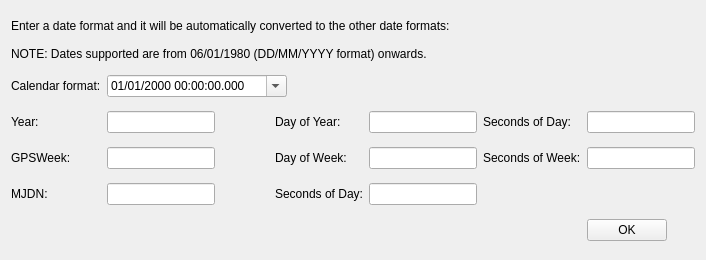
<?xml version="1.0" encoding="UTF-8"?>
<ui version="4.0">
 <class>GNSS_Date_Converter</class>
 <widget class="QWidget" name="GNSS_Date_Converter">
  <property name="geometry">
   <rect>
    <x>0</x>
    <y>0</y>
    <width>706</width>
    <height>260</height>
   </rect>
  </property>
  <property name="sizePolicy">
   <sizepolicy hsizetype="Fixed" vsizetype="Fixed">
    <horstretch>0</horstretch>
    <verstretch>0</verstretch>
   </sizepolicy>
  </property>
  <property name="minimumSize">
   <size>
    <width>706</width>
    <height>260</height>
   </size>
  </property>
  <property name="maximumSize">
   <size>
    <width>706</width>
    <height>260</height>
   </size>
  </property>
  <property name="windowTitle">
   <string>GNSS Date Converter</string>
  </property>
  <layout class="QGridLayout" name="gridLayout">
   <item row="5" column="4">
    <widget class="QLineEdit" name="lineEditDateConverterSoD_MJDN">
     <property name="sizePolicy">
      <sizepolicy hsizetype="Fixed" vsizetype="Fixed">
       <horstretch>0</horstretch>
       <verstretch>0</verstretch>
      </sizepolicy>
     </property>
     <property name="styleSheet">
      <string notr="true">color: rgb(0, 0, 0);</string>
     </property>
     <property name="clearButtonEnabled">
      <bool>true</bool>
     </property>
    </widget>
   </item>
   <item row="2" column="0">
    <widget class="QLabel" name="label_2">
     <property name="toolTip">
      <string>Enter date in calendar format (DD/MM/YYYY HH:MM:SS.zzz). &quot;zzz&quot; stands for milliseconds.</string>
     </property>
     <property name="styleSheet">
      <string notr="true">color: rgb(0, 0, 0);</string>
     </property>
     <property name="text">
      <string>Calendar format:</string>
     </property>
    </widget>
   </item>
   <item row="4" column="1">
    <widget class="QLineEdit" name="lineEditDateConverterGPSWeek">
     <property name="sizePolicy">
      <sizepolicy hsizetype="Fixed" vsizetype="Fixed">
       <horstretch>0</horstretch>
       <verstretch>0</verstretch>
      </sizepolicy>
     </property>
     <property name="styleSheet">
      <string notr="true">color: rgb(0, 0, 0);</string>
     </property>
     <property name="clearButtonEnabled">
      <bool>true</bool>
     </property>
    </widget>
   </item>
   <item row="3" column="1">
    <widget class="QLineEdit" name="lineEditDateConverterYear">
     <property name="sizePolicy">
      <sizepolicy hsizetype="Fixed" vsizetype="Fixed">
       <horstretch>0</horstretch>
       <verstretch>0</verstretch>
      </sizepolicy>
     </property>
     <property name="styleSheet">
      <string notr="true">color: rgb(0, 0, 0);</string>
     </property>
     <property name="clearButtonEnabled">
      <bool>true</bool>
     </property>
    </widget>
   </item>
   <item row="5" column="1">
    <widget class="QLineEdit" name="lineEditDateConverterMJDN">
     <property name="sizePolicy">
      <sizepolicy hsizetype="Fixed" vsizetype="Fixed">
       <horstretch>0</horstretch>
       <verstretch>0</verstretch>
      </sizepolicy>
     </property>
     <property name="styleSheet">
      <string notr="true">color: rgb(0, 0, 0);</string>
     </property>
     <property name="clearButtonEnabled">
      <bool>true</bool>
     </property>
    </widget>
   </item>
   <item row="3" column="0">
    <widget class="QLabel" name="label">
     <property name="sizePolicy">
      <sizepolicy hsizetype="Preferred" vsizetype="Preferred">
       <horstretch>0</horstretch>
       <verstretch>0</verstretch>
      </sizepolicy>
     </property>
     <property name="toolTip">
      <string>Year (in calendar format).</string>
     </property>
     <property name="styleSheet">
      <string notr="true">color: rgb(0, 0, 0);</string>
     </property>
     <property name="text">
      <string>Year:</string>
     </property>
    </widget>
   </item>
   <item row="3" column="4">
    <widget class="QLineEdit" name="lineEditDateConverterDoY">
     <property name="sizePolicy">
      <sizepolicy hsizetype="Fixed" vsizetype="Fixed">
       <horstretch>0</horstretch>
       <verstretch>0</verstretch>
      </sizepolicy>
     </property>
     <property name="styleSheet">
      <string notr="true">color: rgb(0, 0, 0);</string>
     </property>
     <property name="clearButtonEnabled">
      <bool>true</bool>
     </property>
    </widget>
   </item>
   <item row="3" column="3">
    <widget class="QLabel" name="label_3">
     <property name="sizePolicy">
      <sizepolicy hsizetype="Preferred" vsizetype="Preferred">
       <horstretch>0</horstretch>
       <verstretch>0</verstretch>
      </sizepolicy>
     </property>
     <property name="toolTip">
      <string>Day of Year. Range is [1 to 366].</string>
     </property>
     <property name="styleSheet">
      <string notr="true">color: rgb(0, 0, 0);</string>
     </property>
     <property name="text">
      <string>Day of Year:</string>
     </property>
    </widget>
   </item>
   <item row="3" column="5">
    <widget class="QLabel" name="label_4">
     <property name="sizePolicy">
      <sizepolicy hsizetype="Preferred" vsizetype="Preferred">
       <horstretch>0</horstretch>
       <verstretch>0</verstretch>
      </sizepolicy>
     </property>
     <property name="toolTip">
      <string>Seconds of day. Range is [0 to 86400).</string>
     </property>
     <property name="styleSheet">
      <string notr="true">color: rgb(0, 0, 0);</string>
     </property>
     <property name="text">
      <string>Seconds of Day:</string>
     </property>
    </widget>
   </item>
   <item row="4" column="0">
    <widget class="QLabel" name="label_6">
     <property name="sizePolicy">
      <sizepolicy hsizetype="Preferred" vsizetype="Preferred">
       <horstretch>0</horstretch>
       <verstretch>0</verstretch>
      </sizepolicy>
     </property>
     <property name="toolTip">
      <string>GPS week number (without rollover). The GPS week starts on the 6&lt;sup&gt;th&lt;/sup&gt; of January of 1980. </string>
     </property>
     <property name="styleSheet">
      <string notr="true">color: rgb(0, 0, 0);</string>
     </property>
     <property name="text">
      <string>GPSWeek:</string>
     </property>
    </widget>
   </item>
   <item row="4" column="5">
    <widget class="QLabel" name="label_8">
     <property name="sizePolicy">
      <sizepolicy hsizetype="Preferred" vsizetype="Preferred">
       <horstretch>0</horstretch>
       <verstretch>0</verstretch>
      </sizepolicy>
     </property>
     <property name="toolTip">
      <string>Seconds of Week, starting on Sunday. Range is [0-604800).</string>
     </property>
     <property name="styleSheet">
      <string notr="true">color: rgb(0, 0, 0);</string>
     </property>
     <property name="text">
      <string>Seconds of Week:</string>
     </property>
    </widget>
   </item>
   <item row="3" column="6">
    <widget class="QLineEdit" name="lineEditDateConverterSoD">
     <property name="sizePolicy">
      <sizepolicy hsizetype="Fixed" vsizetype="Fixed">
       <horstretch>0</horstretch>
       <verstretch>0</verstretch>
      </sizepolicy>
     </property>
     <property name="styleSheet">
      <string notr="true">color: rgb(0, 0, 0);</string>
     </property>
     <property name="clearButtonEnabled">
      <bool>true</bool>
     </property>
    </widget>
   </item>
   <item row="4" column="4">
    <widget class="QLineEdit" name="lineEditDateConverterDoW">
     <property name="sizePolicy">
      <sizepolicy hsizetype="Fixed" vsizetype="Fixed">
       <horstretch>0</horstretch>
       <verstretch>0</verstretch>
      </sizepolicy>
     </property>
     <property name="styleSheet">
      <string notr="true">color: rgb(0, 0, 0);</string>
     </property>
     <property name="clearButtonEnabled">
      <bool>true</bool>
     </property>
    </widget>
   </item>
   <item row="4" column="3">
    <widget class="QLabel" name="label_7">
     <property name="sizePolicy">
      <sizepolicy hsizetype="Preferred" vsizetype="Preferred">
       <horstretch>0</horstretch>
       <verstretch>0</verstretch>
      </sizepolicy>
     </property>
     <property name="toolTip">
      <string>Day of week, starting on Sunday. Range is [0-6]. Day 0 is Sunday.</string>
     </property>
     <property name="styleSheet">
      <string notr="true">color: rgb(0, 0, 0);</string>
     </property>
     <property name="text">
      <string>Day of Week:</string>
     </property>
    </widget>
   </item>
   <item row="5" column="0">
    <widget class="QLabel" name="label_9">
     <property name="sizePolicy">
      <sizepolicy hsizetype="Preferred" vsizetype="Preferred">
       <horstretch>0</horstretch>
       <verstretch>0</verstretch>
      </sizepolicy>
     </property>
     <property name="toolTip">
      <string>Modified Julian Day Number (MJDN). &lt;br&gt;&lt;br&gt;The Julian day is a continuous count of days since midday January 14713 BC.&lt;br&gt;&lt;br&gt;The modified Julian day is the Julian Day - 2400000.5. The &quot;0.5&quot; offset is to make the MJDN start at midnight instead of at midday. The modified Julian day also allows managing smaller numbers.&lt;br&gt;</string>
     </property>
     <property name="styleSheet">
      <string notr="true">color: rgb(0, 0, 0);</string>
     </property>
     <property name="text">
      <string>MJDN:</string>
     </property>
    </widget>
   </item>
   <item row="5" column="3">
    <widget class="QLabel" name="label_10">
     <property name="sizePolicy">
      <sizepolicy hsizetype="Preferred" vsizetype="Preferred">
       <horstretch>0</horstretch>
       <verstretch>0</verstretch>
      </sizepolicy>
     </property>
     <property name="toolTip">
      <string>Seconds of day. Range is [0 to 86400).</string>
     </property>
     <property name="styleSheet">
      <string notr="true">color: rgb(0, 0, 0);</string>
     </property>
     <property name="text">
      <string>Seconds of Day:</string>
     </property>
    </widget>
   </item>
   <item row="4" column="6">
    <widget class="QLineEdit" name="lineEditDateConverterSoW">
     <property name="sizePolicy">
      <sizepolicy hsizetype="Fixed" vsizetype="Fixed">
       <horstretch>0</horstretch>
       <verstretch>0</verstretch>
      </sizepolicy>
     </property>
     <property name="styleSheet">
      <string notr="true">color: rgb(0, 0, 0);</string>
     </property>
     <property name="clearButtonEnabled">
      <bool>true</bool>
     </property>
    </widget>
   </item>
   <item row="2" column="1" colspan="3">
    <widget class="QFrame" name="frame">
     <property name="sizePolicy">
      <sizepolicy hsizetype="Minimum" vsizetype="Fixed">
       <horstretch>0</horstretch>
       <verstretch>0</verstretch>
      </sizepolicy>
     </property>
     <property name="maximumSize">
      <size>
       <width>180</width>
       <height>16777215</height>
      </size>
     </property>
     <property name="frameShape">
      <enum>QFrame::NoFrame</enum>
     </property>
     <property name="frameShadow">
      <enum>QFrame::Raised</enum>
     </property>
     <layout class="QGridLayout" name="gridLayout_2">
      <property name="leftMargin">
       <number>0</number>
      </property>
      <property name="topMargin">
       <number>0</number>
      </property>
      <property name="rightMargin">
       <number>0</number>
      </property>
      <property name="bottomMargin">
       <number>0</number>
      </property>
      <item row="0" column="0">
       <widget class="QDateTimeEdit" name="dateTimeEditDateConverterCalendar">
        <property name="sizePolicy">
         <sizepolicy hsizetype="Fixed" vsizetype="Fixed">
          <horstretch>0</horstretch>
          <verstretch>0</verstretch>
         </sizepolicy>
        </property>
        <property name="minimumSize">
         <size>
          <width>180</width>
          <height>0</height>
         </size>
        </property>
        <property name="styleSheet">
         <string notr="true">color: rgb(0, 0, 0);</string>
        </property>
        <property name="minimumDate">
         <date>
          <year>1980</year>
          <month>1</month>
          <day>6</day>
         </date>
        </property>
        <property name="displayFormat">
         <string>dd/MM/yyyy HH:mm:ss.zzz</string>
        </property>
        <property name="calendarPopup">
         <bool>true</bool>
        </property>
       </widget>
      </item>
     </layout>
    </widget>
   </item>
   <item row="6" column="6">
    <widget class="QPushButton" name="pushButtonDateConverterOk">
     <property name="sizePolicy">
      <sizepolicy hsizetype="Fixed" vsizetype="Fixed">
       <horstretch>0</horstretch>
       <verstretch>0</verstretch>
      </sizepolicy>
     </property>
     <property name="styleSheet">
      <string notr="true">color: rgb(0, 0, 0);</string>
     </property>
     <property name="text">
      <string>OK</string>
     </property>
    </widget>
   </item>
   <item row="0" column="0" colspan="6">
    <widget class="QLabel" name="label_5">
     <property name="sizePolicy">
      <sizepolicy hsizetype="Preferred" vsizetype="Fixed">
       <horstretch>0</horstretch>
       <verstretch>0</verstretch>
      </sizepolicy>
     </property>
     <property name="styleSheet">
      <string notr="true">color: rgb(0, 0, 0);</string>
     </property>
     <property name="text">
      <string>Enter a date format and it will be automatically converted to the other date formats:</string>
     </property>
    </widget>
   </item>
   <item row="1" column="0" colspan="7">
    <widget class="QLabel" name="label_11">
     <property name="sizePolicy">
      <sizepolicy hsizetype="Fixed" vsizetype="Fixed">
       <horstretch>0</horstretch>
       <verstretch>0</verstretch>
      </sizepolicy>
     </property>
     <property name="styleSheet">
      <string notr="true">color: rgb(0, 0, 0);</string>
     </property>
     <property name="text">
      <string>NOTE: Dates supported are from 06/01/1980 (DD/MM/YYYY format) onwards.</string>
     </property>
    </widget>
   </item>
  </layout>
 </widget>
 <tabstops>
  <tabstop>dateTimeEditDateConverterCalendar</tabstop>
  <tabstop>lineEditDateConverterYear</tabstop>
  <tabstop>lineEditDateConverterDoY</tabstop>
  <tabstop>lineEditDateConverterSoD</tabstop>
  <tabstop>lineEditDateConverterGPSWeek</tabstop>
  <tabstop>lineEditDateConverterDoW</tabstop>
  <tabstop>lineEditDateConverterSoW</tabstop>
  <tabstop>lineEditDateConverterMJDN</tabstop>
  <tabstop>lineEditDateConverterSoD_MJDN</tabstop>
  <tabstop>pushButtonDateConverterOk</tabstop>
 </tabstops>
 <resources/>
 <connections/>
</ui>
